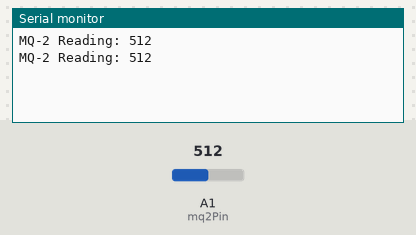
Recording of a sketch running on a simulated Arduino Uno, built with avr-gcc and run on an emulated ATmega328P. Shown: the last lines printed to the serial monitor. The inputs (shaded band) are chosen by the test bench; at power-on: A1 (mq2Pin) = 512.

Above: at 2.8 s.
2.9 s: A1 (mq2Pin) set to 716
At 5.2 s:
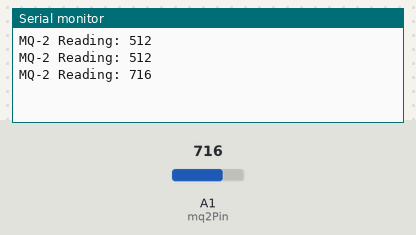
5.6 s: A1 (mq2Pin) set to 900
At 7.0 s:
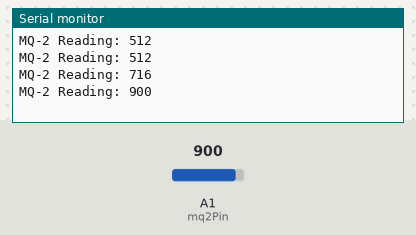
Timing chart, 0 to 8.6 s (numbered marks = the images above; inputs shaded):
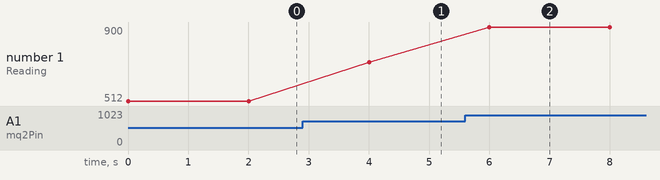

Measured:
- after the input at 2.9 s, the serial monitor: prints a new line after 1.1 s (image 1)
- after the input at 5.6 s, the serial monitor: prints a new line after 0.40 s (image 2)
- plotted number 1: 512 → 716 after the input at 2.9 s, 716 → 900 after the input at 5.6 s

The sketch:

Gas_Sens.ino
```cpp
const int mq2Pin = A1;

void setup() {
  Serial.begin(9600);
}

void loop() {
  int sensorValue = analogRead(mq2Pin);
  Serial.print("MQ-2 Reading: ");
  Serial.println(sensorValue);

  delay(2000);
}
```
